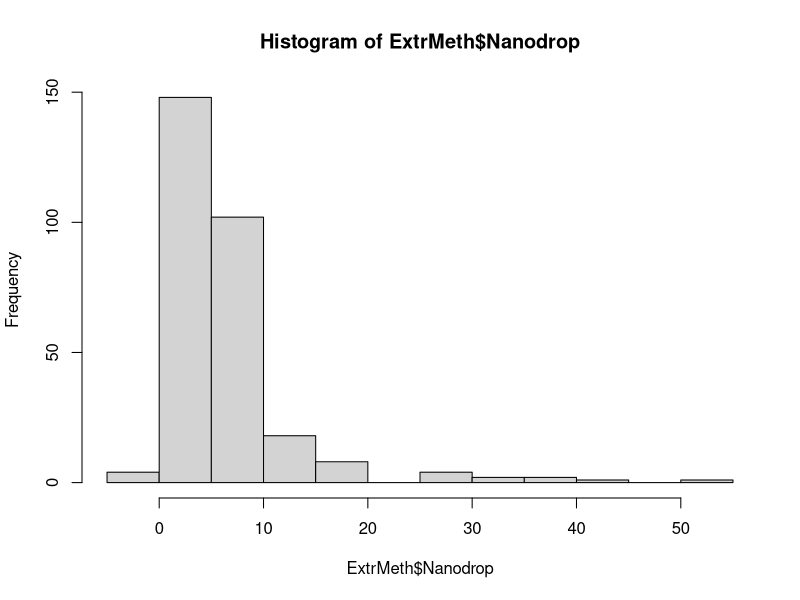
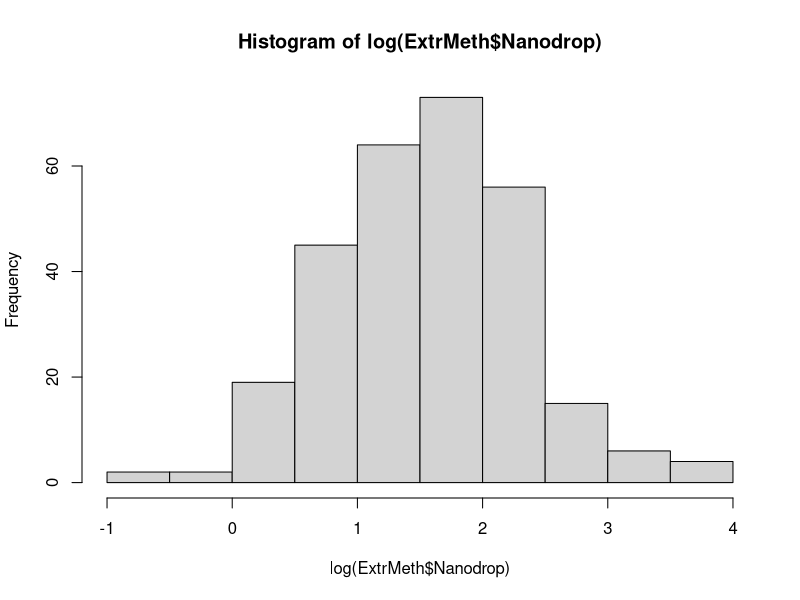
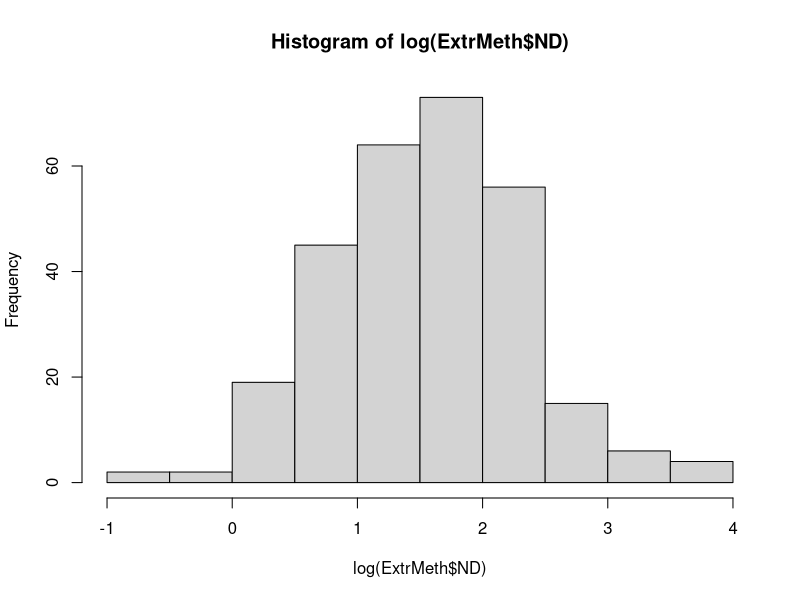
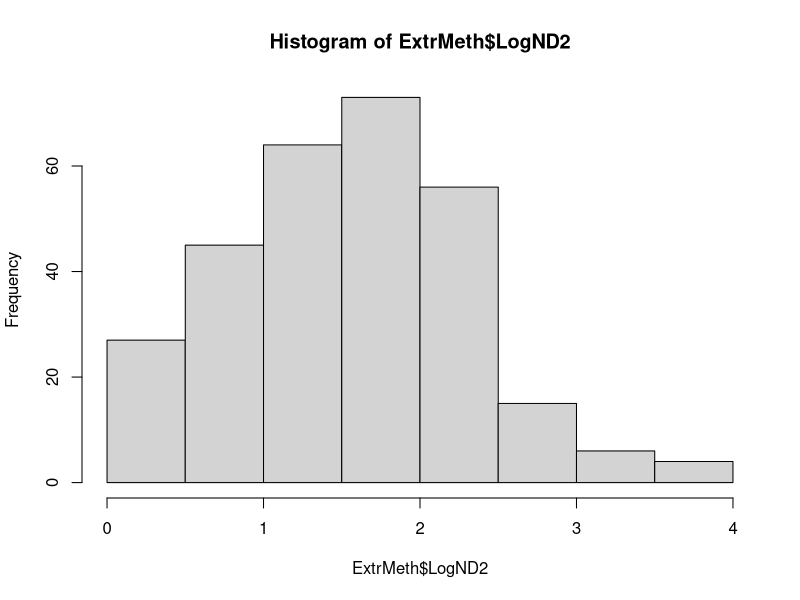

The R script that drew these images, in order:
setwd("~/Iowa State University/Stats/GMF-vs-SA")
#Read in data
ExtrMeth<-read.csv("2015_GMFvsSA.csv")
head(ExtrMeth)
summary(ExtrMeth)

library(plyr)
#What is the average of each filter type? 
ddply(ExtrMeth,.(Filter,Pond),summarize,Average=mean(Nanodrop), StdDev=sd(Nanodrop))
#aggregate(ExtrMeth[, 4:5], list(ExtrMeth$Filter), mean) 
#GMF Nanodrop average is 7.027; 
#SA Nanodrop average is 5.723

#How many values less than 0 do we have? (4 values)
sum(ExtrMeth$Nanodrop<0)

#What does the data look like?
hist(ExtrMeth$Nanodrop)
sum(ExtrMeth$Nanodrop<10) #Count the number less than 10
mean(ExtrMeth$Nanodrop)

#Create a dataframe without 0s
NoNegs<-ifelse(ExtrMeth$Nanodrop < 0, 0, ExtrMeth$Nanodrop) #Takes data and puts replaces anything less than 0 with 0
summary(NoNegs) #summary of aforementioned created vector
ExtrMeth$ND<-NoNegs #Adds vector to original dataset
summary(ExtrMeth) #summarizes full dataset

#Log the values
hist(log(ExtrMeth$Nanodrop))
ExtrMeth$LogDrops<- (log(ExtrMeth$Nanodrop))
summary(ExtrMeth)

hist(log(ExtrMeth$ND))
ExtrMeth$LogND<- (log(ExtrMeth$ND))
summary(ExtrMeth)
ExtrMeth$LogND2<-ifelse(ExtrMeth$LogND < 0, 0, ExtrMeth$LogND)

summary(ExtrMeth)
hist(ExtrMeth$LogND2)


#Run a T-test
t.test(Nanodrop~Filter, ExtrMeth) #Original, p-val = 0.85, averages = 7.028, 5.723

t.test(ND~Filter, ExtrMeth) #No negss, p-val = 0.082, averages = 7.045, 5.731

t.test(LogDrops~Filter, ExtrMeth) #negative numbers logged, p-val = 0.34, averages = 1.520 and 1.606

t.test(LogND2~Filter, ExtrMeth) #p-val = 0.2813, averages = 1.501, 1.597


## Paired t-tests; with two dates missing at random ##